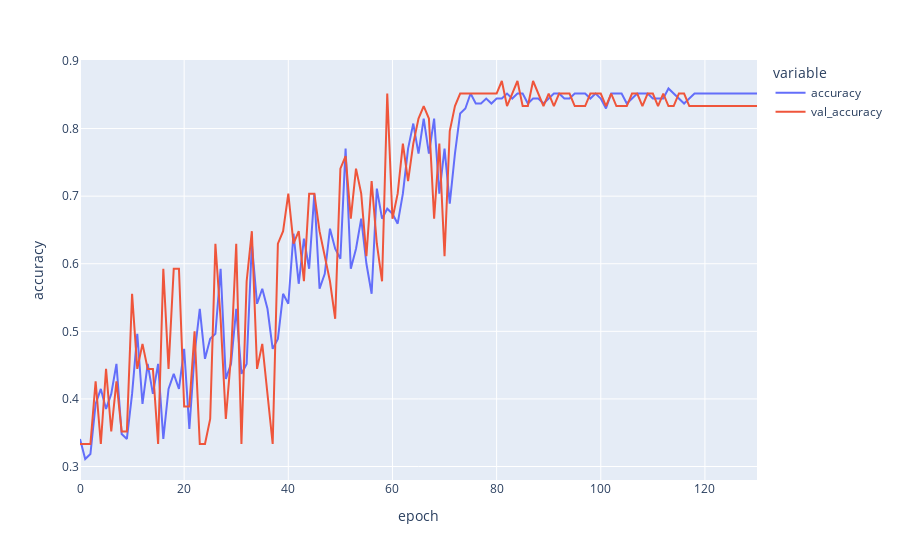

This figure's notebook cell:
### Code cell
px.line(hist.history, y=['accuracy', 'val_accuracy'], labels={'index': 'epoch', 'value': 'accuracy'})

### Figure 1 — Plotly figure (JSON) as saved in the notebook; plotly's stock layout.template omitted (floating-point values rounded to 4 significant figures; data arrays with more than 128 entries replaced by an {"elided": "..."} marker saying what was removed)
{"data": [{"hovertemplate": "variable=accuracy<br>epoch=%{x}<br>accuracy=%{y}<extra></extra>", "legendgroup": "accuracy", "line": {"color": "#636efa", "dash": "solid"}, "marker": {"symbol": "circle"}, "mode": "lines", "name": "accuracy", "orientation": "v", "showlegend": true, "type": "scatter", "x": {"elided": "131 int values"}, "xaxis": "x", "y": {"elided": "131 float values"}, "yaxis": "y"}, {"hovertemplate": "variable=val_accuracy<br>epoch=%{x}<br>accuracy=%{y}<extra></extra>", "legendgroup": "val_accuracy", "line": {"color": "#EF553B", "dash": "solid"}, "marker": {"symbol": "circle"}, "mode": "lines", "name": "val_accuracy", "orientation": "v", "showlegend": true, "type": "scatter", "x": {"elided": "131 int values"}, "xaxis": "x", "y": {"elided": "131 float values"}, "yaxis": "y"}], "layout": {"legend": {"title": {"text": "variable"}, "tracegroupgap": 0}, "margin": {"t": 60}, "xaxis": {"anchor": "y", "domain": [0, 1], "title": {"text": "epoch"}}, "yaxis": {"anchor": "x", "domain": [0, 1], "title": {"text": "accuracy"}}}}
